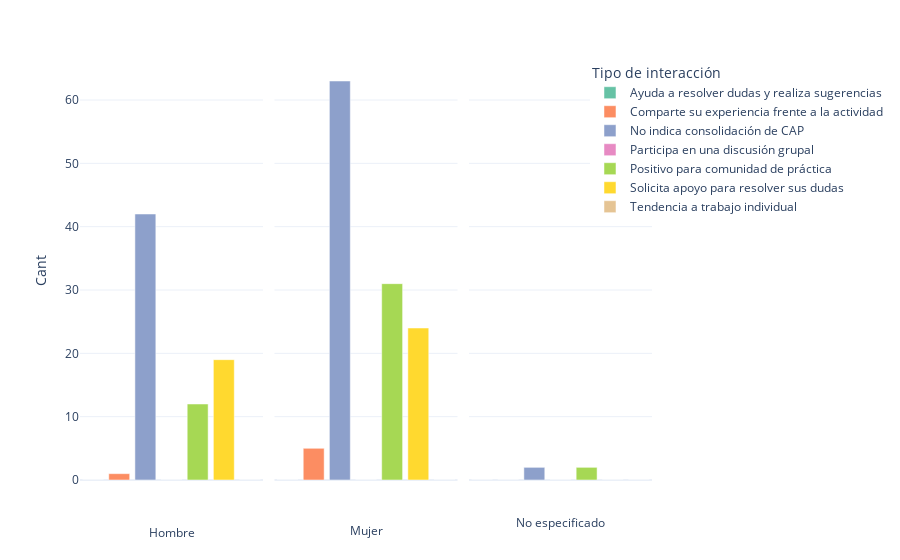

The cell this chart's notebook holds for it:
### Code cell
figc=px.bar(pivot,x='Tipo de interacción', y='Cant', color='Tipo de interacción', facet_col='Género', template="plotly_white",color_discrete_sequence=px.colors.qualitative.Set2)
figc.update_xaxes(visible=False, showticklabels=False)
figc.for_each_annotation(lambda a: a.update(text=a.text.split("=")[-1]))
figc.show(config=config_chart)

### Figure 1 — Plotly figure (JSON) as saved in the notebook; plotly's stock layout.template omitted (floating-point values rounded to 4 significant figures)
{"data": [{"alignmentgroup": "True", "hovertemplate": "Tipo de interacción=%{x}<br>Género=Hombre<br>Cant=%{y}<extra></extra>", "legendgroup": "Ayuda a resolver dudas y realiza sugerencias", "marker": {"color": "rgb(102,194,165)", "pattern": {"shape": ""}}, "name": "Ayuda a resolver dudas y realiza sugerencias", "offsetgroup": "Ayuda a resolver dudas y realiza sugerencias", "orientation": "v", "showlegend": true, "textposition": "auto", "type": "bar", "x": ["Ayuda a resolver dudas y realiza sugerencias"], "xaxis": "x", "y": [0], "yaxis": "y"}, {"alignmentgroup": "True", "hovertemplate": "Tipo de interacción=%{x}<br>Género=Mujer<br>Cant=%{y}<extra></extra>", "legendgroup": "Ayuda a resolver dudas y realiza sugerencias", "marker": {"color": "rgb(102,194,165)", "pattern": {"shape": ""}}, "name": "Ayuda a resolver dudas y realiza sugerencias", "offsetgroup": "Ayuda a resolver dudas y realiza sugerencias", "orientation": "v", "showlegend": false, "textposition": "auto", "type": "bar", "x": ["Ayuda a resolver dudas y realiza sugerencias"], "xaxis": "x2", "y": [0], "yaxis": "y2"}, {"alignmentgroup": "True", "hovertemplate": "Tipo de interacción=%{x}<br>Género=No especificado<br>Cant=%{y}<extra></extra>", "legendgroup": "Ayuda a resolver dudas y realiza sugerencias", "marker": {"color": "rgb(102,194,165)", "pattern": {"shape": ""}}, "name": "Ayuda a resolver dudas y realiza sugerencias", "offsetgroup": "Ayuda a resolver dudas y realiza sugerencias", "orientation": "v", "showlegend": false, "textposition": "auto", "type": "bar", "x": ["Ayuda a resolver dudas y realiza sugerencias"], "xaxis": "x3", "y": [0], "yaxis": "y3"}, {"alignmentgroup": "True", "hovertemplate": "Tipo de interacción=%{x}<br>Género=Hombre<br>Cant=%{y}<extra></extra>", "legendgroup": "Comparte su experiencia frente a la actividad", "marker": {"color": "rgb(252,141,98)", "pattern": {"shape": ""}}, "name": "Comparte su experiencia frente a la actividad", "offsetgroup": "Comparte su experiencia frente a la actividad", "orientation": "v", "showlegend": true, "textposition": "auto", "type": "bar", "x": ["Comparte su experiencia frente a la actividad"], "xaxis": "x", "y": [1], "yaxis": "y"}, {"alignmentgroup": "True", "hovertemplate": "Tipo de interacción=%{x}<br>Género=Mujer<br>Cant=%{y}<extra></extra>", "legendgroup": "Comparte su experiencia frente a la actividad", "marker": {"color": "rgb(252,141,98)", "pattern": {"shape": ""}}, "name": "Comparte su experiencia frente a la actividad", "offsetgroup": "Comparte su experiencia frente a la actividad", "orientation": "v", "showlegend": false, "textposition": "auto", "type": "bar", "x": ["Comparte su experiencia frente a la actividad"], "xaxis": "x2", "y": [5], "yaxis": "y2"}, {"alignmentgroup": "True", "hovertemplate": "Tipo de interacción=%{x}<br>Género=No especificado<br>Cant=%{y}<extra></extra>", "legendgroup": "Comparte su experiencia frente a la actividad", "marker": {"color": "rgb(252,141,98)", "pattern": {"shape": ""}}, "name": "Comparte su experiencia frente a la actividad", "offsetgroup": "Comparte su experiencia frente a la actividad", "orientation": "v", "showlegend": false, "textposition": "auto", "type": "bar", "x": ["Comparte su experiencia frente a la actividad"], "xaxis": "x3", "y": [0], "yaxis": "y3"}, {"alignmentgroup": "True", "hovertemplate": "Tipo de interacción=%{x}<br>Género=Hombre<br>Cant=%{y}<extra></extra>", "legendgroup": "No indica consolidación de CAP", "marker": {"color": "rgb(141,160,203)", "pattern": {"shape": ""}}, "name": "No indica consolidación de CAP", "offsetgroup": "No indica consolidación de CAP", "orientation": "v", "showlegend": true, "textposition": "auto", "type": "bar", "x": ["No indica consolidación de CAP"], "xaxis": "x", "y": [42], "yaxis": "y"}, {"alignmentgroup": "True", "hovertemplate": "Tipo de interacción=%{x}<br>Género=Mujer<br>Cant=%{y}<extra></extra>", "legendgroup": "No indica consolidación de CAP", "marker": {"color": "rgb(141,160,203)", "pattern": {"shape": ""}}, "name": "No indica consolidación de CAP", "offsetgroup": "No indica consolidación de CAP", "orientation": "v", "showlegend": false, "textposition": "auto", "type": "bar", "x": ["No indica consolidación de CAP"], "xaxis": "x2", "y": [63], "yaxis": "y2"}, {"alignmentgroup": "True", "hovertemplate": "Tipo de interacción=%{x}<br>Género=No especificado<br>Cant=%{y}<extra></extra>", "legendgroup": "No indica consolidación de CAP", "marker": {"color": "rgb(141,160,203)", "pattern": {"shape": ""}}, "name": "No indica consolidación de CAP", "offsetgroup": "No indica consolidación de CAP", "orientation": "v", "showlegend": false, "textposition": "auto", "type": "bar", "x": ["No indica consolidación de CAP"], "xaxis": "x3", "y": [2], "yaxis": "y3"}, {"alignmentgroup": "True", "hovertemplate": "Tipo de interacción=%{x}<br>Género=Hombre<br>Cant=%{y}<extra></extra>", "legendgroup": "Participa en una discusión grupal", "marker": {"color": "rgb(231,138,195)", "pattern": {"shape": ""}}, "name": "Participa en una discusión grupal", "offsetgroup": "Participa en una discusión grupal", "orientation": "v", "showlegend": true, "textposition": "auto", "type": "bar", "x": ["Participa en una discusión grupal"], "xaxis": "x", "y": [0], "yaxis": "y"}, {"alignmentgroup": "True", "hovertemplate": "Tipo de interacción=%{x}<br>Género=Mujer<br>Cant=%{y}<extra></extra>", "legendgroup": "Participa en una discusión grupal", "marker": {"color": "rgb(231,138,195)", "pattern": {"shape": ""}}, "name": "Participa en una discusión grupal", "offsetgroup": "Participa en una discusión grupal", "orientation": "v", "showlegend": false, "textposition": "auto", "type": "bar", "x": ["Participa en una discusión grupal"], "xaxis": "x2", "y": [0], "yaxis": "y2"}, {"alignmentgroup": "True", "hovertemplate": "Tipo de interacción=%{x}<br>Género=No especificado<br>Cant=%{y}<extra></extra>", "legendgroup": "Participa en una discusión grupal", "marker": {"color": "rgb(231,138,195)", "pattern": {"shape": ""}}, "name": "Participa en una discusión grupal", "offsetgroup": "Participa en una discusión grupal", "orientation": "v", "showlegend": false, "textposition": "auto", "type": "bar", "x": ["Participa en una discusión grupal"], "xaxis": "x3", "y": [0], "yaxis": "y3"}, {"alignmentgroup": "True", "hovertemplate": "Tipo de interacción=%{x}<br>Género=Hombre<br>Cant=%{y}<extra></extra>", "legendgroup": "Positivo para comunidad de práctica", "marker": {"color": "rgb(166,216,84)", "pattern": {"shape": ""}}, "name": "Positivo para comunidad de práctica", "offsetgroup": "Positivo para comunidad de práctica", "orientation": "v", "showlegend": true, "textposition": "auto", "type": "bar", "x": ["Positivo para comunidad de práctica"], "xaxis": "x", "y": [12], "yaxis": "y"}, {"alignmentgroup": "True", "hovertemplate": "Tipo de interacción=%{x}<br>Género=Mujer<br>Cant=%{y}<extra></extra>", "legendgroup": "Positivo para comunidad de práctica", "marker": {"color": "rgb(166,216,84)", "pattern": {"shape": ""}}, "name": "Positivo para comunidad de práctica", "offsetgroup": "Positivo para comunidad de práctica", "orientation": "v", "showlegend": false, "textposition": "auto", "type": "bar", "x": ["Positivo para comunidad de práctica"], "xaxis": "x2", "y": [31], "yaxis": "y2"}, {"alignmentgroup": "True", "hovertemplate": "Tipo de interacción=%{x}<br>Género=No especificado<br>Cant=%{y}<extra></extra>", "legendgroup": "Positivo para comunidad de práctica", "marker": {"color": "rgb(166,216,84)", "pattern": {"shape": ""}}, "name": "Positivo para comunidad de práctica", "offsetgroup": "Positivo para comunidad de práctica", "orientation": "v", "showlegend": false, "textposition": "auto", "type": "bar", "x": ["Positivo para comunidad de práctica"], "xaxis": "x3", "y": [2], "yaxis": "y3"}, {"alignmentgroup": "True", "hovertemplate": "Tipo de interacción=%{x}<br>Género=Hombre<br>Cant=%{y}<extra></extra>", "legendgroup": "Solicita apoyo para resolver sus dudas", "marker": {"color": "rgb(255,217,47)", "pattern": {"shape": ""}}, "name": "Solicita apoyo para resolver sus dudas", "offsetgroup": "Solicita apoyo para resolver sus dudas", "orientation": "v", "showlegend": true, "textposition": "auto", "type": "bar", "x": ["Solicita apoyo para resolver sus dudas"], "xaxis": "x", "y": [19], "yaxis": "y"}, {"alignmentgroup": "True", "hovertemplate": "Tipo de interacción=%{x}<br>Género=Mujer<br>Cant=%{y}<extra></extra>", "legendgroup": "Solicita apoyo para resolver sus dudas", "marker": {"color": "rgb(255,217,47)", "pattern": {"shape": ""}}, "name": "Solicita apoyo para resolver sus dudas", "offsetgroup": "Solicita apoyo para resolver sus dudas", "orientation": "v", "showlegend": false, "textposition": "auto", "type": "bar", "x": ["Solicita apoyo para resolver sus dudas"], "xaxis": "x2", "y": [24], "yaxis": "y2"}, {"alignmentgroup": "True", "hovertemplate": "Tipo de interacción=%{x}<br>Género=No especificado<br>Cant=%{y}<extra></extra>", "legendgroup": "Solicita apoyo para resolver sus dudas", "marker": {"color": "rgb(255,217,47)", "pattern": {"shape": ""}}, "name": "Solicita apoyo para resolver sus dudas", "offsetgroup": "Solicita apoyo para resolver sus dudas", "orientation": "v", "showlegend": false, "textposition": "auto", "type": "bar", "x": ["Solicita apoyo para resolver sus dudas"], "xaxis": "x3", "y": [0], "yaxis": "y3"}, {"alignmentgroup": "True", "hovertemplate": "Tipo de interacción=%{x}<br>Género=Hombre<br>Cant=%{y}<extra></extra>", "legendgroup": "Tendencia a trabajo individual", "marker": {"color": "rgb(229,196,148)", "pattern": {"shape": ""}}, "name": "Tendencia a trabajo individual", "offsetgroup": "Tendencia a trabajo individual", "orientation": "v", "showlegend": true, "textposition": "auto", "type": "bar", "x": ["Tendencia a trabajo individual"], "xaxis": "x", "y": [0], "yaxis": "y"}, {"alignmentgroup": "True", "hovertemplate": "Tipo de interacción=%{x}<br>Género=Mujer<br>Cant=%{y}<extra></extra>", "legendgroup": "Tendencia a trabajo individual", "marker": {"color": "rgb(229,196,148)", "pattern": {"shape": ""}}, "name": "Tendencia a trabajo individual", "offsetgroup": "Tendencia a trabajo individual", "orientation": "v", "showlegend": false, "textposition": "auto", "type": "bar", "x": ["Tendencia a trabajo individual"], "xaxis": "x2", "y": [0], "yaxis": "y2"}, {"alignmentgroup": "True", "hovertemplate": "Tipo de interacción=%{x}<br>Género=No especificado<br>Cant=%{y}<extra></extra>", "legendgroup": "Tendencia a trabajo individual", "marker": {"color": "rgb(229,196,148)", "pattern": {"shape": ""}}, "name": "Tendencia a trabajo individual", "offsetgroup": "Tendencia a trabajo individual", "orientation": "v", "showlegend": false, "textposition": "auto", "type": "bar", "x": ["Tendencia a trabajo individual"], "xaxis": "x3", "y": [0], "yaxis": "y3"}], "layout": {"annotations": [{"font": {}, "showarrow": false, "text": "Hombre", "x": 0.16, "xanchor": "center", "xref": "paper", "y": -0.15, "yanchor": "bottom", "yref": "paper"}, {"font": {}, "showarrow": false, "text": "Mujer", "x": 0.5, "xanchor": "center", "xref": "paper", "y": -0.1455, "yanchor": "bottom", "yref": "paper"}, {"font": {}, "showarrow": false, "text": "No especificado", "x": 0.84, "xanchor": "center", "xref": "paper", "y": -0.1273, "yanchor": "bottom", "yref": "paper"}], "autosize": true, "barmode": "relative", "legend": {"title": {"text": "Tipo de interacción"}, "tracegroupgap": 0, "x": 0.8916, "y": 1}, "margin": {"t": 60}, "xaxis": {"anchor": "y", "autorange": true, "categoryarray": ["Ayuda a resolver dudas y realiza sugerencias", "Comparte su experiencia frente a la actividad", "No indica consolidación de CAP", "Participa en una discusión grupal", "Positivo para comunidad de práctica", "Solicita apoyo para resolver sus dudas", "Tendencia a trabajo individual"], "categoryorder": "array", "domain": [0, 0.32], "range": [-0.5, 6.5], "showticklabels": false, "title": {"text": "Tipo de interacción"}, "type": "category", "visible": false}, "xaxis2": {"anchor": "y2", "autorange": true, "categoryarray": ["Ayuda a resolver dudas y realiza sugerencias", "Comparte su experiencia frente a la actividad", "No indica consolidación de CAP", "Participa en una discusión grupal", "Positivo para comunidad de práctica", "Solicita apoyo para resolver sus dudas", "Tendencia a trabajo individual"], "categoryorder": "array", "domain": [0.34, 0.66], "matches": "x", "range": [-0.5, 6.5], "showticklabels": false, "title": {"text": "Tipo de interacción"}, "type": "category", "visible": false}, "xaxis3": {"anchor": "y3", "autorange": true, "categoryarray": ["Ayuda a resolver dudas y realiza sugerencias", "Comparte su experiencia frente a la actividad", "No indica consolidación de CAP", "Participa en una discusión grupal", "Positivo para comunidad de práctica", "Solicita apoyo para resolver sus dudas", "Tendencia a trabajo individual"], "categoryorder": "array", "domain": [0.68, 1.0], "matches": "x", "range": [-0.5, 6.5], "showticklabels": false, "title": {"text": "Tipo de interacción"}, "type": "category", "visible": false}, "yaxis": {"anchor": "x", "autorange": true, "domain": [0, 1], "range": [0, 66.32], "title": {"text": "Cant"}, "type": "linear"}, "yaxis2": {"anchor": "x2", "autorange": true, "domain": [0, 1], "matches": "y", "range": [0, 66.32], "showticklabels": false, "type": "linear"}, "yaxis3": {"anchor": "x3", "autorange": true, "domain": [0, 1], "matches": "y", "range": [0, 66.32], "showticklabels": false, "type": "linear"}}}
